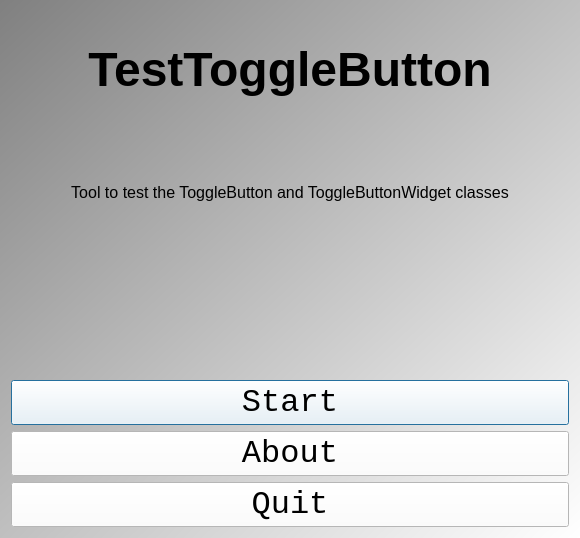
<?xml version="1.0" encoding="UTF-8"?>
<ui version="4.0">
 <class>QtTestToggleButtonMenuDialog</class>
 <widget class="QDialog" name="QtTestToggleButtonMenuDialog">
  <property name="geometry">
   <rect>
    <x>0</x>
    <y>0</y>
    <width>580</width>
    <height>538</height>
   </rect>
  </property>
  <property name="font">
   <font>
    <pointsize>24</pointsize>
   </font>
  </property>
  <property name="windowTitle">
   <string>TestToggleButton</string>
  </property>
  <property name="windowIcon">
   <iconset resource="TestToggleButton.qrc">
    <normaloff>:/ToolTestToggleButton/images/R.png</normaloff>:/ToolTestToggleButton/images/R.png</iconset>
  </property>
  <property name="styleSheet">
   <string notr="true">QDialog { 
background-color: qlineargradient(x1: 0, y1: 0, x2: 1, y2: 1, stop: 0  #808080, stop: 1 #ffffff);
}
QPushButton { background-color: rgb(255, 255, 255);  }
QPushButton { color: rgb(0,0,0); }
QPushButton { font: 32px monospace;  }
QPlainTextEdit { font: 12px courier new, courier, monospace;  }
</string>
  </property>
  <layout class="QVBoxLayout" name="verticalLayout">
   <item>
    <widget class="QLabel" name="label_title">
     <property name="font">
      <font>
       <pointsize>36</pointsize>
       <weight>75</weight>
       <bold>true</bold>
      </font>
     </property>
     <property name="text">
      <string>TestToggleButton</string>
     </property>
     <property name="alignment">
      <set>Qt::AlignCenter</set>
     </property>
    </widget>
   </item>
   <item>
    <widget class="QLabel" name="label_subtitle">
     <property name="font">
      <font>
       <pointsize>12</pointsize>
      </font>
     </property>
     <property name="text">
      <string>Tool to test the ToggleButton and ToggleButtonWidget classes</string>
     </property>
     <property name="alignment">
      <set>Qt::AlignCenter</set>
     </property>
    </widget>
   </item>
   <item>
    <widget class="QLabel" name="label">
     <property name="text">
      <string/>
     </property>
     <property name="pixmap">
      <pixmap resource="TestToggleButton.qrc">:/ToolTestToggleButton/images/TestToggleButtonWelcome.png</pixmap>
     </property>
    </widget>
   </item>
   <item>
    <widget class="QPushButton" name="button_start">
     <property name="text">
      <string>Start</string>
     </property>
    </widget>
   </item>
   <item>
    <widget class="QPushButton" name="button_about">
     <property name="text">
      <string>About</string>
     </property>
    </widget>
   </item>
   <item>
    <widget class="QPushButton" name="button_quit">
     <property name="text">
      <string>Quit</string>
     </property>
    </widget>
   </item>
  </layout>
 </widget>
 <resources>
  <include location="TestToggleButton.qrc"/>
 </resources>
 <connections/>
</ui>
